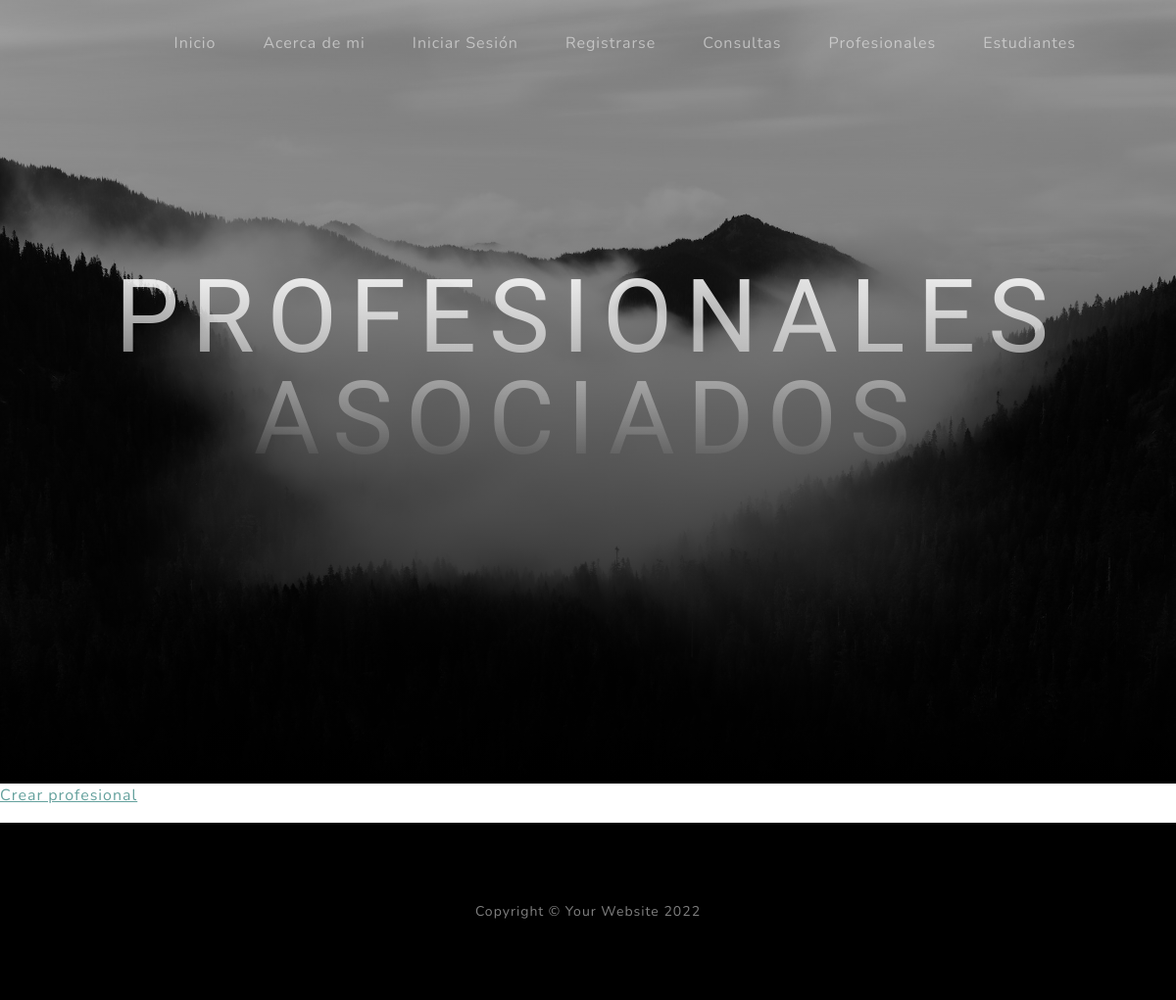
/clases/profesional/, run on an earlier commit of the app's database.
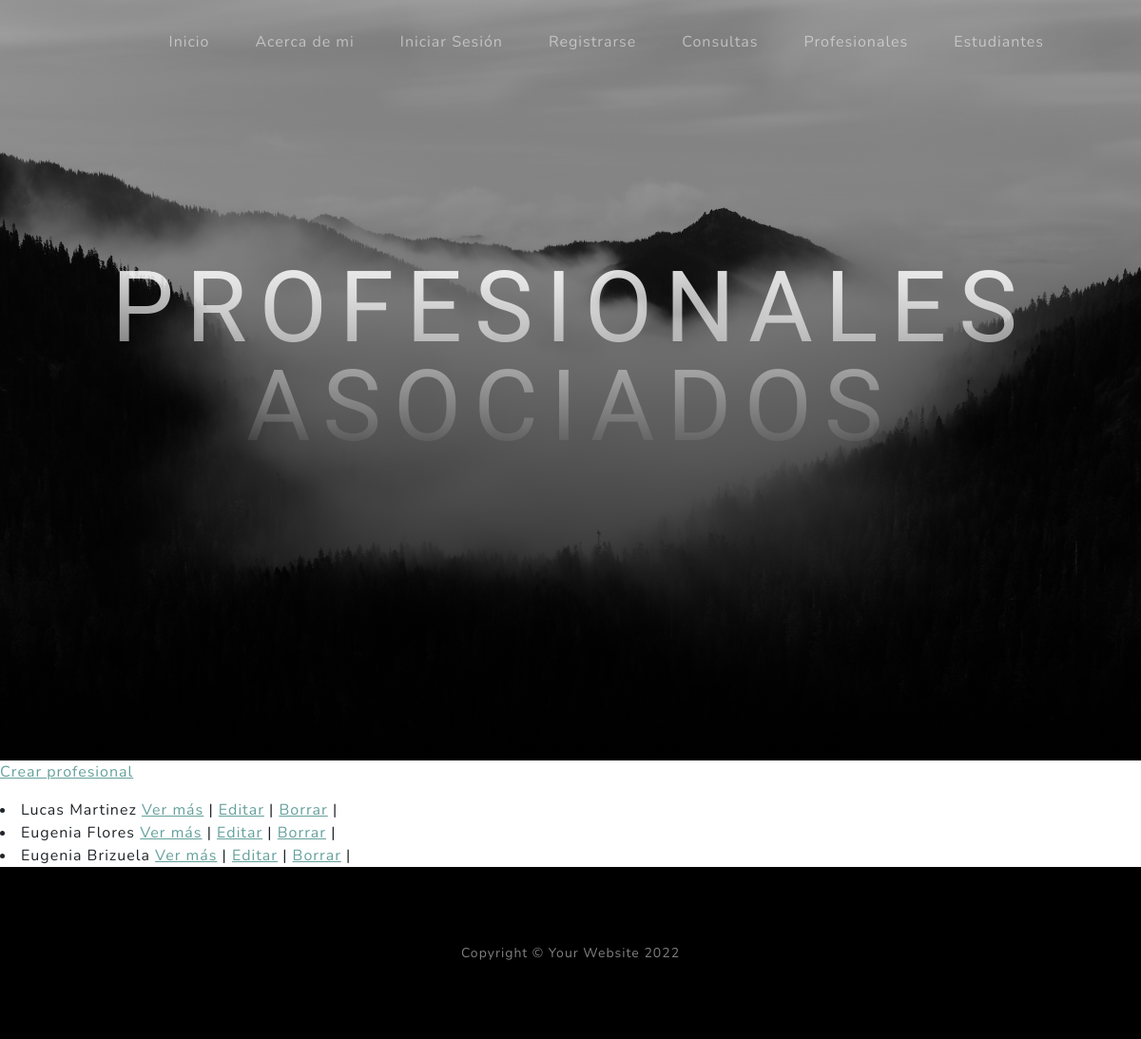
And on a later commit of the database.
### clases/models.py (models this page shows)
class Profesional (models.Model):
    nombre = models.CharField(max_length=20)
    apellido = models.CharField(max_length=30)
    especialidad = models.CharField (max_length=50)
    def __str__ (self):
           return f'{self.nombre} {self.apellido}'

### clases/views.py (the view)
# urls.py: path('profesional/', views.ProfesionalLista.as_view(), name = 'profesional_lista'),
class ProfesionalLista (ListView):
    model = Profesional
    template_name = 'clases/profesional_lista.html'

### clases/templates/clases/profesional_lista.html (shortened to what this page needs)
{% extends 'index/index.html' %}
{% block 'header_text_block' %}
    <h1 class="mx-auto my-0 text-uppercase">Profesionales asociados</h1>
{% endblock 'header_text_block' %}
{% block 'body_block' %}
    <p>
        <a href={% url 'profesional_crear' %}>Crear profesional</a>
    </p>
    {% for profesional in object_list %}
    <li>
        {{profesional}}
        <a href={% url 'profesional_detalle' profesional.id %}>Ver más</a> |
        <a href={% url 'profesional_editar' profesional.id %}>Editar</a> |
        <a href={% url 'profesional_borrar' profesional.id %}>Borrar</a> |
    </li>
    {% endfor %}
{% endblock 'body_block' %}

What changed in the data, as far as the page shows it:
added Profesional: nombre+apellido "Lucas Martinez"
added Profesional: nombre+apellido "Eugenia Flores"
added Profesional: nombre+apellido "Eugenia Brizuela"
